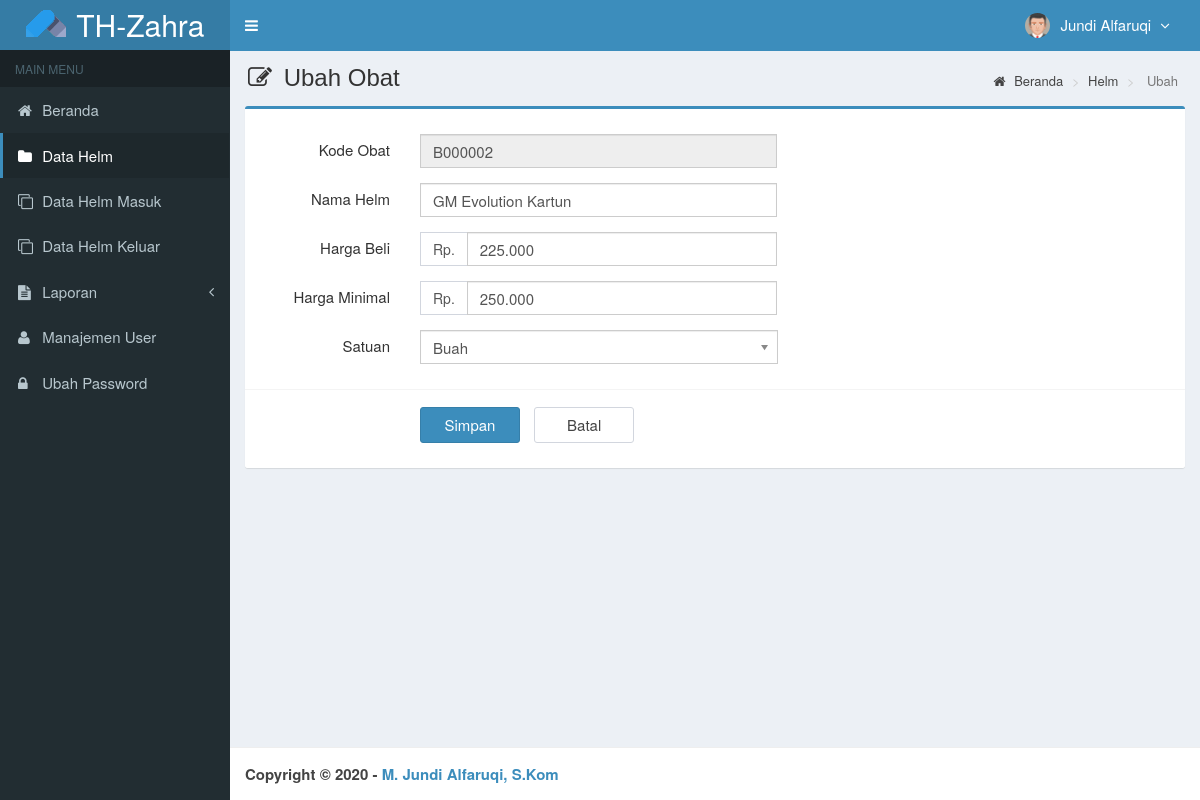
Screenshot of /main.php?module=form_helm&form=edit&id=B000002 (signed in) with the database file from the repository.
### tables this page shows
CREATE TABLE `is_users` (
  `id_user` int(3) NOT NULL,
  `username` varchar(50) NOT NULL,
  `nama_user` varchar(50) NOT NULL,
  `password` varchar(50) NOT NULL,
  `email` varchar(50) DEFAULT NULL,
  `telepon` varchar(13) DEFAULT NULL,
  `foto` varchar(100) DEFAULT NULL,
  `hak_akses` enum('Super Admin','Manajer','Gudang') NOT NULL,
  `status` enum('aktif','blokir') NOT NULL DEFAULT 'aktif',
  `created_at` timestamp NOT NULL DEFAULT CURRENT_TIMESTAMP,
  `updated_at` timestamp NOT NULL DEFAULT CURRENT_TIMESTAMP ON UPDATE CURRENT_TIMESTAMP
);

CREATE TABLE `is_helm` (
  `kode_helm` varchar(7) NOT NULL,
  `nama_helm` varchar(50) NOT NULL,
  `harga_beli` int(11) NOT NULL,
  `harga_jual` int(11) NOT NULL,
  `satuan` varchar(20) NOT NULL,
  `stok` int(11) NOT NULL,
  `created_user` int(3) NOT NULL,
  `created_date` timestamp NOT NULL DEFAULT CURRENT_TIMESTAMP,
  `updated_user` int(3) NOT NULL,
  `updated_date` timestamp NOT NULL DEFAULT CURRENT_TIMESTAMP ON UPDATE CURRENT_TIMESTAMP
);

### config/fungsi_rupiah.php (called while the page is built, shortened)
<?php
function format_rupiah($angka){
  $rupiah=number_format($angka,0,',','.');
  return $rupiah;
}
?>

### modules/helm/form.php (the view, shortened to what this page needs)
 <?php
if ($_GET['form']=='add') { ?>
  <section class="content-header">
    <h1>
      <i class="fa fa-edit icon-title"></i> Input Helm
    </h1>
    <ol class="breadcrumb">
      <li><a href="?module=beranda"><i class="fa fa-home"></i> Beranda </a></li>
      <li><a href="?module=helm"> Helm </a></li>
      <li class="active"> Tambah </li>
    </ol>
  </section>
  <section class="content">
    <div class="row">
      <div class="col-md-12">
        <div class="box box-primary">
          <form role="form" class="form-horizontal" action="modules/helm/proses.php?act=insert" method="POST">
            <div class="box-body">
              <?php
              $query_id = mysqli_query($mysqli, "SELECT RIGHT(kode_helm,6) as kode FROM is_helm
                                                ORDER BY kode_helm DESC LIMIT 1")
                                                or die('Ada kesalahan pada query tampil kode_helm : '.mysqli_error($mysqli));
              $count = mysqli_num_rows($query_id);
              if ($count <> 0) {
                  $data_id = mysqli_fetch_assoc($query_id);
                  $kode    = $data_id['kode']+1;
              } else {
                  $kode = 1;
              }
              $buat_id   = str_pad($kode, 6, "0", STR_PAD_LEFT);
              $kode_helm = "B$buat_id";
              ?>
              <div class="form-group">
                <label class="col-sm-2 control-label">Kode Helm</label>
                <div class="col-sm-5">
                  <input type="text" class="form-control" name="kode_helm" value="<?php echo $kode_helm; ?>" readonly required>
                </div>
              </div>
              <div class="form-group">
                <label class="col-sm-2 control-label">Nama Helm</label>
                <div class="col-sm-5">
                  <input type="text" class="form-control" name="nama_helm" autocomplete="off" required>
                </div>
              </div>
              <div class="form-group">
                <label class="col-sm-2 control-label">Harga Beli</label>
                <div class="col-sm-5">
                  <div class="input-group">
                    <span class="input-group-addon">Rp.</span>
                    <input type="text" class="form-control" id="harga_beli" name="harga_beli" autocomplete="off" onKeyPress="return goodchars(event,'0123456789',this)" required>
                  </div>
                </div>
              </div>
              <div class="form-group">
                <label class="col-sm-2 control-label">Harga Minimal</label>
                <div class="col-sm-5">
                  <div class="input-group">
                    <span class="input-group-addon">Rp.</span>
                    <input type="text" class="form-control" id="harga_jual" name="harga_jual" autocomplete="off" onKeyPress="return goodchars(event,'0123456789',this)" required>
                  </div>
                </div>
              </div>
              <div class="form-group">
                <label class="col-sm-2 control-label">Satuan</label>
                <div class="col-sm-5">
                  <select class="chosen-select" name="satuan" data-placeholder="-- Pilih --" autocomplete="off" required>
                    <option value=""></option>
                    <option value="Buah">Buah</option>
                    <option value="Pcs">Pcs</option>
                  </select>
                </div>
              </div>
            </div>
            <div class="box-footer">
              <div class="form-group">
                <div class="col-sm-offset-2 col-sm-10">
                  <input type="submit" class="btn btn-primary btn-submit" name="simpan" value="Simpan">
                  <a href="?module=helm" class="btn btn-default btn-reset">Batal</a>
                </div>
              </div>
            </div>
          </form>
        </div>
      </div>
    </div>
  </section>
<?php
}
elseif ($_GET['form']=='edit') {
  if (isset($_GET['id'])) {
      $query = mysqli_query($mysqli, "SELECT kode_helm,nama_helm,harga_beli,harga_jual,satuan FROM is_helm WHERE kode_helm='$_GET[id]'")
                                      or die('Ada kesalahan pada query tampil Data obat : '.mysqli_error($mysqli));
      $data  = mysqli_fetch_assoc($query);
    }
?>
  <section class="content-header">
    <h1>
      <i class="fa fa-edit icon-title"></i> Ubah Obat
    </h1>
    <ol class="breadcrumb">
      <li><a href="?module=beranda"><i class="fa fa-home"></i> Beranda </a></li>
      <li><a href="?module=helm"> Helm </a></li>
      <li class="active"> Ubah </li>
    </ol>
  </section>
  <section class="content">
    <div class="row">
      <div class="col-md-12">
        <div class="box box-primary">
          <form role="form" class="form-horizontal" action="modules/helm/proses.php?act=update" method="POST">
            <div class="box-body">
              <div class="form-group">
                <label class="col-sm-2 control-label">Kode Obat</label>
                <div class="col-sm-5">
                  <input type="text" class="form-control" name="kode_helm" value="<?php echo $data['kode_helm']; ?>" readonly required>
                </div>
              </div>
              <div class="form-group">
                <label class="col-sm-2 control-label">Nama Helm</label>
                <div class="col-sm-5">
                  <input type="text" class="form-control" name="nama_helm" autocomplete="off" value="<?php echo $data['nama_helm']; ?>" required>
                </div>
              </div>
              <div class="form-group">
                <label class="col-sm-2 control-label">Harga Beli</label>
                <div class="col-sm-5">
                  <div class="input-group">
                    <span class="input-group-addon">Rp.</span>
                    <input type="text" class="form-control" id="harga_beli" name="harga_beli" autocomplete="off" onKeyPress="return goodchars(event,'0123456789',this)" value="<?php echo format_rupiah($data['harga_beli']); ?>" required>
                  </div>
                </div>
              </div>
              <div class="form-group">
                <label class="col-sm-2 control-label">Harga Minimal</label>
                <div class="col-sm-5">
                  <div class="input-group">
                    <span class="input-group-addon">Rp.</span>
                    <input type="text" class="form-control" id="harga_jual" name="harga_jual" autocomplete="off" onKeyPress="return goodchars(event,'0123456789',this)" value="<?php echo format_rupiah($data['harga_jual']); ?>" required>
                  </div>
                </div>
              </div>
              <div class="form-group">
                <label class="col-sm-2 control-label">Satuan</label>
                <div class="col-sm-5">
                </div>
              </div>
            </div>
            <div class="box-footer">
              <div class="form-group">
                <div class="col-sm-offset-2 col-sm-10">
                  <input type="submit" class="btn btn-primary btn-submit" name="simpan" value="Simpan">
                  <a href="?module=helm" class="btn btn-default btn-reset">Batal</a>
                </div>
              </div>
            </div>
          </form>
        </div>
      </div>
    </div>
  </section>
<?php
}
?>

### top-menu.php (shortened to what this page needs)
<?php
require_once "config/database.php";
$query = mysqli_query($mysqli, "SELECT id_user, nama_user, foto, hak_akses FROM is_users WHERE id_user='$_SESSION[id_user]'")
                                or die('Ada kesalahan pada query tampil Manajemen User: '.mysqli_error($mysqli));
$data = mysqli_fetch_assoc($query);
?>
<li class="dropdown user user-menu">
  <a href="#" class="dropdown-toggle" data-toggle="dropdown">
  <?php
  if ($data['foto']=="") { ?>
    <img src="images/user/user-default.png" class="user-image" alt="User Image"/>
  <?php
  }
  else { ?>
    <img src="images/user/<?php echo $data['foto']; ?>" class="user-image" alt="User Image"/>
  <?php
  }
  ?>
    <span class="hidden-xs"><?php echo $data['nama_user']; ?> <i style="margin-left:5px" class="fa fa-angle-down"></i></span>
  </a>
</li>

### assets/css/style.css (style rules this page uses)
.form-horizontal .control-label { margin-bottom: 0; padding-top: 5px; text-align: right; }
label { display: inline-block; font-size: 15px; font-weight: 400; margin-bottom: 5px; max-width: 100%; }
.form-control { background-color: #fff; background-image: none; border: 1px solid #ccc; border-radius: 4px; box-shadow: 0 1px 1px rgba(0, 0, 0, 0.075) inset; color: #555; display: block; font-size: 15px; height: 34px; line-height: 1.42857; padding: 6px 12px; transition: border-color 0.15s ease-in-out 0s, box-shadow 0.15s ease-in-out 0s; width: 100%; }
.btn-default { background-color: #fff; border-color: #d2d6de; color: #444; }
.content-header { padding: 15px 18px 0; position: relative; }
.content-header > .breadcrumb { background: transparent none repeat scroll 0 0; border-radius: 2px; float: right; font-size: 13px; margin-bottom: 0; margin-top: 0; padding: 7px 12px; position: absolute; right: 10px; top: 15px; }
.btn-submit { width: 100px; margin-top: 7px; margin-right: 10px; font-size: 15px; }
.btn-reset { width: 100px; margin-top: 7px; font-size: 15px; }
.icon-title { margin-right: 5px; }
body { background-color: #fff; color: #333; font-size: 15px; line-height: 1.42857; }

### rows the page displays
is_users: foto (picture), nama_user "Jundi Alfaruqi"
is_helm: kode_helm "B000002", nama_helm "GM Evolution Kartun", harga_beli "225.000", harga_jual "250.000"
